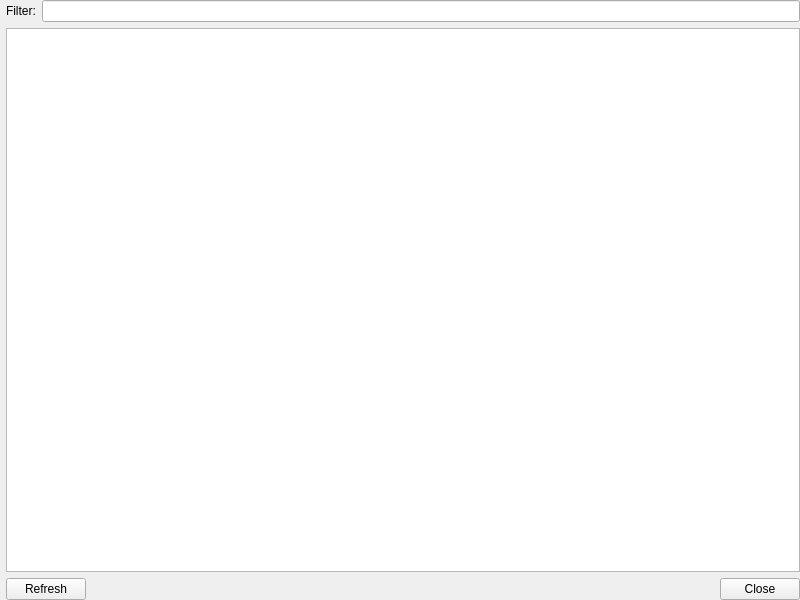
<?xml version="1.0" encoding="UTF-8"?>
<ui version="4.0">
 <class>DryRunReplace</class>
 <widget class="QWidget" name="DryRunReplace">
  <property name="geometry">
   <rect>
    <x>0</x>
    <y>0</y>
    <width>800</width>
    <height>600</height>
   </rect>
  </property>
  <property name="windowTitle">
   <string>Dry Run Replace-All Results</string>
  </property>
  <layout class="QVBoxLayout" name="verticalLayout">
   <property name="leftMargin">
    <number>6</number>
   </property>
   <property name="topMargin">
    <number>0</number>
   </property>
   <property name="rightMargin">
    <number>0</number>
   </property>
   <property name="bottomMargin">
    <number>0</number>
   </property>
   <item>
    <layout class="QHBoxLayout" name="horizontalLayout" stretch="0,0">
     <item>
      <widget class="QLabel" name="label">
       <property name="toolTip">
        <string>List only the table rows which contain the text you enter.</string>
       </property>
       <property name="text">
        <string>Filter:</string>
       </property>
      </widget>
     </item>
     <item>
      <widget class="QLineEdit" name="leFilter"/>
     </item>
    </layout>
   </item>
   <item>
    <widget class="QTreeView" name="dryrunTree">
     <property name="sizePolicy">
      <sizepolicy hsizetype="Expanding" vsizetype="Expanding">
       <horstretch>0</horstretch>
       <verstretch>0</verstretch>
      </sizepolicy>
     </property>
     <property name="showDropIndicator" stdset="0">
      <bool>false</bool>
     </property>
     <property name="alternatingRowColors">
      <bool>true</bool>
     </property>
     <property name="selectionMode">
      <enum>QAbstractItemView::ExtendedSelection</enum>
     </property>
     <property name="uniformRowHeights">
      <bool>true</bool>
     </property>
     <property name="sortingEnabled">
      <bool>false</bool>
     </property>
    </widget>
   </item>
   <item>
    <layout class="QHBoxLayout" name="horizontalLayout_2">
     <item>
      <widget class="QPushButton" name="Refresh">
       <property name="toolTip">
        <string>Re-check the HTML files for misspelled words.
Use if you edit any HTML files while Spellcheck is open.</string>
       </property>
       <property name="text">
        <string>Refresh</string>
       </property>
      </widget>
     </item>
     <item>
      <spacer name="horizontalSpacer_2">
       <property name="orientation">
        <enum>Qt::Horizontal</enum>
       </property>
       <property name="sizeHint" stdset="0">
        <size>
         <width>40</width>
         <height>20</height>
        </size>
       </property>
      </spacer>
     </item>
     <item>
      <widget class="QDialogButtonBox" name="buttonBox">
       <property name="standardButtons">
        <set>QDialogButtonBox::Close</set>
       </property>
      </widget>
     </item>
    </layout>
   </item>
  </layout>
 </widget>
 <resources/>
 <connections/>
</ui>
